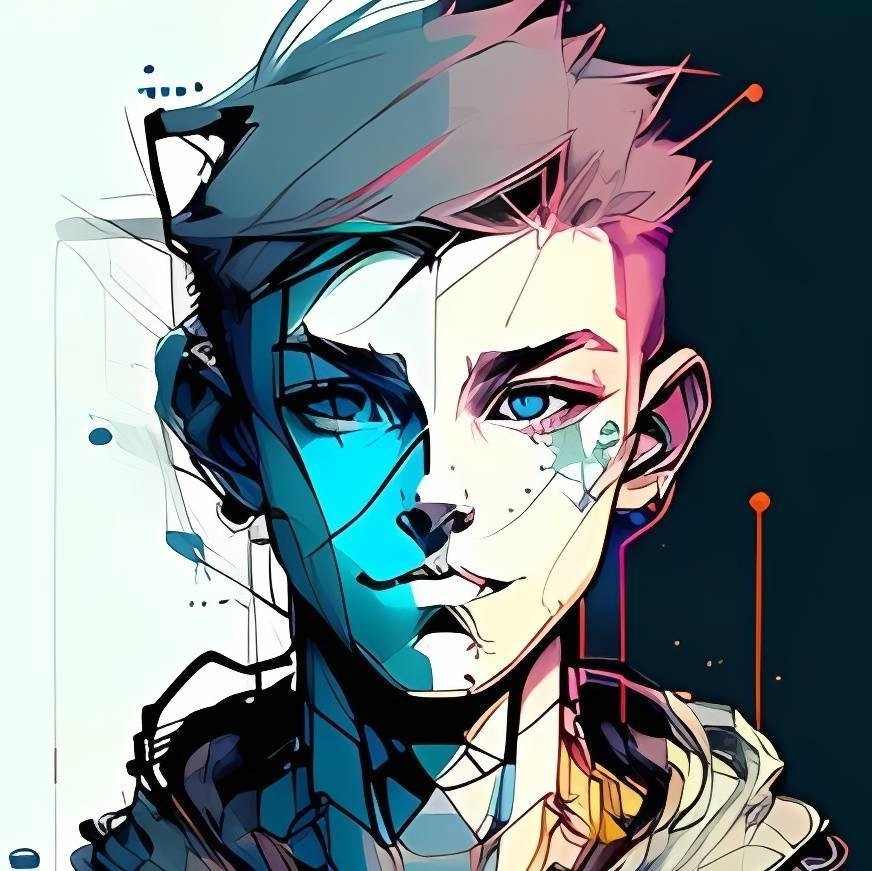
#> input picture data/images/1.jpg, 872 x 871 px, found by its file name
$ python c04.py
#> lines starting #> are read from the running program, lines starting #| are printed output that depends on the picture; after the words box and inside, x2 and y2 are one past the last pixel; in counts of white or black regions, pixels touching at a corner belong together
"""
图像处理
    更改颜色空间
    图像的几何变换
    图像阈值
    平滑图像
    形态转换
    图像梯度
    Canny边缘检测
    图像金字塔
    OpenCV中的轮廓
    OpenCV中的直方图
    OpenCV中的图像转换
    模板匹配
    霍夫线变换
    霍夫圆变换
    基于分水岭算法的图像分割
    基于GrabCut算法的交互式前景提取

"""
import cv2
import numpy as np

"""
 ████
▒▒███
 ▒███
 ▒███
 ▒███
 ▒███
 █████
▒▒▒▒▒
更改颜色空间
"""
#%%
"""
cv.cvtColor(input_image, flag)
两个最常使用的方法，
    BGR 到 Gray: cv.COLOR_BGR2GRAY
    BGR 到 HSV: cv.COLOR_BGR2HSV
"""
import cv2 as cv
# flags = [i for i in dir(cv) if i.startswith('COLOR_')]
# print( flags )

img = cv.imread('data/images/1.jpg')
#> img is the input picture: shape (871, 872, 3); mean B, G, R 135.6, 130.9, 117.8
img_gray = cv.cvtColor(img, cv.COLOR_RGB2GRAY)
img_hsv = cv.cvtColor(img, cv.COLOR_RGB2HSV_FULL)
#> img_hsv: shape (871, 872, 3); mean H, S, V 75.4, 112.6, 144.8

cv.imshow('img gray', img_gray)
cv.imshow('img hsv', img_hsv)
cv.waitKey(0)
cv.destroyAllWindows()

#%% 目标追踪
import cv2 as cv
import numpy as np
cap = cv.VideoCapture(0)

# 通过rbg值追踪hsv值
def get_mask(color):
    color_rgb = np.uint8([[[0, 0, 0]]])
    if color == 'blue':
        color_rgb = np.uint8([[[0, 0, 255]]])
    elif color == 'green':
        color_rgb = np.uint8([[[0, 255, 0]]])

    color_hsv = cv.cvtColor(color_rgb, cv.COLOR_RGB2HSV).reshape(-1)
    blue_mask = cv.inRange(hsv,
                           np.asarray([color_hsv[0] - 30, 100, 100]),
                           np.asarray([color_hsv[0] + 30, 255, 255]))
    return blue_mask

while(True):
    _, frame = cap.read()
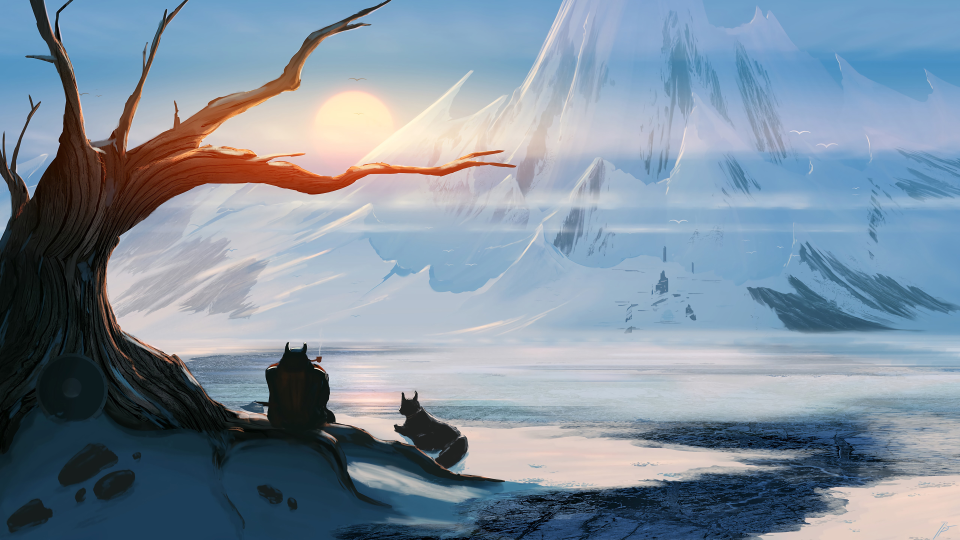
#> input picture chapter01-PIL/img01.png, 1920 x 1080 px, given in place of the camera (shown at 1/2 size)
#> frame is the input picture: shape (1080, 1920, 3); mean B, G, R 157.8, 142.7, 127
    # rgb转hsv
    hsv = cv.cvtColor(frame, cv.COLOR_BGR2HSV)
#> hsv: shape (1080, 1920, 3); mean H, S, V 90.4, 80.4, 164.4
    # define range of blue color in HSV
    # lower_blue = np.array([100,100,100])
    # upper_blue = np.array([130,255,255])
    # Threshold the HSV image to get only blue colors
    # blue_mask = cv.inRange(hsv, lower_blue, upper_blue)
    blue_mask = get_mask('blue')
#> in get_mask, `blue_mask = cv.inRange(hsv, np.asarray([color_hsv[0] - 30, 100, 100]),..`:
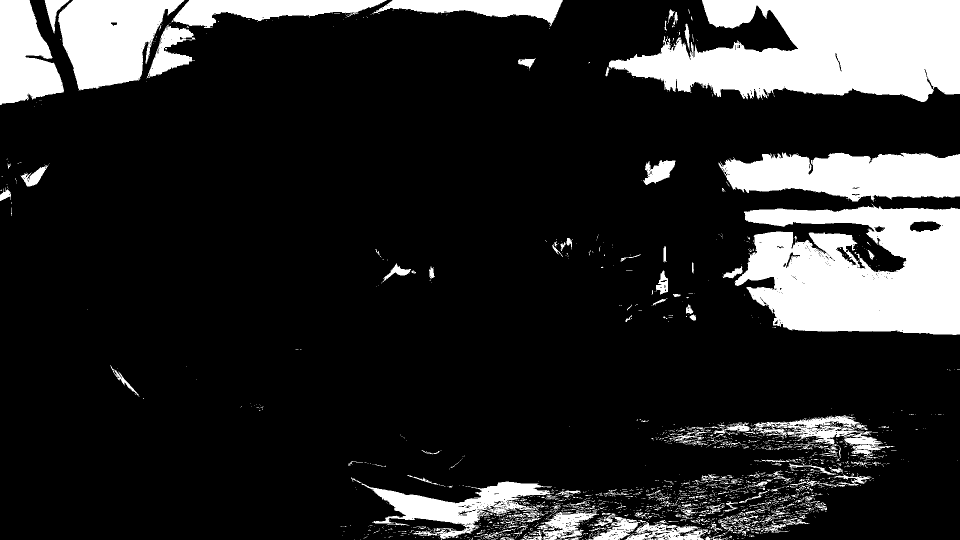
#> blue_mask: shape (1080, 1920) (shown at 1/2 size); 17.1% white; 2245 white regions (2019 under 20 px), largest, box (x1, y1, x2, y2) and area: (1217, 0, 1920, 204) 96403, (1469, 407, 1920, 670) 87605, (1437, 305, 1920, 403) 35058
    green_mask = get_mask('green')
#> in get_mask (call 2), `blue_mask = cv.inRange(hsv, np.asarray([color_hsv[0] - 30, 100, 100]),..`: blue_mask: shape (1080, 1920); every value is 0
    # Bitwise-AND mask and original image
    blue_res = cv.bitwise_and(frame, frame, mask=blue_mask)
    green_res = cv.bitwise_and(frame, frame, mask=green_mask)
#> green_res: shape (1080, 1920, 3); every value is 0

    cv.imshow('frame', frame)
    cv.imshow('blue mask', blue_mask)
    cv.imshow('blue res', blue_res)
    cv.imshow('green mask', green_mask)
    cv.imshow('green res', green_res)

    k = cv.waitKey(5) & 0xFF
#> (key Esc is pressed here)
    if k == 27:
        break
cv.destroyAllWindows()


#%%
"""
  ████████
 ███▒▒▒▒███
▒▒▒    ▒███
   ███████
  ███▒▒▒▒
 ███      █
▒██████████
▒▒▒▒▒▒▒▒▒▒

图像的几何变换
    如平移、旋转、仿射变换等。
"""

#%%
# 两个转换函数，
# cv.warpAffine 和 cv.warpPerspective，可以进行各种转换

import numpy as np
import cv2 as cv

img = cv.imread('data/images/1.jpg')
# interpolation :插值方法
# 对于下采样(图像上缩小)，最合适的插值方法是 cv.INTER_AREA
# 对于上采样(放大),最好的方法是 cv.INTER_CUBIC （速度较慢）和 cv.INTER_LINEAR (速度较快)。
# 默认情况下，所使用的插值方法都是 cv.INTER_AREA 。
# 下采样
res1 = cv.resize(img, None, fx=0.5, fy=0.5, interpolation=cv.INTER_AREA)
res2 = cv.resize(img, None, fx=2, fy=2, interpolation=cv.INTER_CUBIC)

cv.imshow('res1', res1)
cv.imshow('res2', res2)
cv.waitKey(0)
cv.destroyAllWindows()


#%% 平移变换
img = cv.imread('data/images/1.jpg')
rows,cols, _ = img.shape
#> rows = 871; cols = 872

"""
平移变换是物体位置的移动。如果知道 （x，y） 方向的偏移量，
假设为 (t_x,t_y)**，则可以创建如下转换矩阵 **M：

    M = [ 1 0 tx ]
        [ 0 1 ty ]
"""
M = np.float32([[1,0,100], [0,1,50]])
# cv.warpAffine 函数的第三个参数是输出图像的大小，其形式应为（宽度、高度）。
# 记住宽度=列数，高度=行数。
dst = cv.warpAffine(img, M, (cols, rows))

cv.imshow('dst', dst)
cv.waitKey(0)
cv.destroyAllWindows()

#%% 旋转
img = cv.imread('data/images/1.jpg')

rows,cols,_ = img.shape
# cols-1 and rows-1 are the coordinate limits.
M = cv.getRotationMatrix2D(((cols-1)/2.0,(rows-1)/2.0),45,1)
dst = cv.warpAffine(img,M,(cols,rows))

cv.imshow('dst', dst)
cv.waitKey(0)
cv.destroyAllWindows()

#%%
"""
  ████████
 ███▒▒▒▒███
▒▒▒    ▒███
   ██████▒
  ▒▒▒▒▒▒███
 ███   ▒███
▒▒████████
 ▒▒▒▒▒▒▒▒
图像阈值
"""
#%% 简单阈值法
"""
如果像素值大于阈值，则会被赋为一个值（可能为白色），否则会赋为另一个值（可能为黑色）。
使用的函数是 cv.threshold。
    第一个参数是源图像，它应该是灰度图像。
    第二个参数是阈值，用于对像素值进行分类。
    第三个参数是 maxval，它表示像素值大于（有时小于）阈值时要给定的值。
    opencv 提供了不同类型的阈值，由函数的第四个参数决定。类型有：
        cv.THRESH_BINARY
            二值化阈值处理：在对8位灰度图像进行二值化时，如果将阈值设定为127，那么：
                         所有大于127的像素点会被处理为255。其余值会被处理为0。
        cv.THRESH_BINARY_INV
            反二值化阈值处理：对于灰度值大于阈值的像素点，将其值设定为0。
                         对于灰度值小于或等于阈值的像素点，将其值设定为255。
        cv.THRESH_TRUNC
            截断阈值化处理：将图像中大于阈值的像素点的值设定为阈值，小于或等于该阈值的像素点的值保持不变
        cv.THRESH_TOZERO
            低阈值零处理：将图像中小于或等于阈值的像素点的值处理为0，大于阈值的像素点的值保持不变。
        cv.THRESH_TOZERO_INV
            超阈值零处理：超阈值零处理会将图像中大于阈值的像素点的值处理为0，小于或等于该阈值的像素点的值保持不变。
"""
import cv2 as cv
import numpy as np
from matplotlib import pyplot as plt

img = cv.imread('data/images/1.jpg', 0)
#> img: shape (871, 872); min 0, max 255, mean 127.6
_, thresh1 = cv.threshold(img, 127, 255, cv.THRESH_BINARY)
#> thresh1: shape (871, 872); 48% white; 488 white regions (384 under 20 px), largest, box (x1, y1, x2, y2) and area: (0, 0, 297, 871) 159706, (287, 0, 761, 694) 141431, (643, 710, 820, 871) 12425
_, thresh2 = cv.threshold(img, 127, 255, cv.THRESH_BINARY_INV)
_, thresh3 = cv.threshold(img, 127, 255, cv.THRESH_TRUNC)
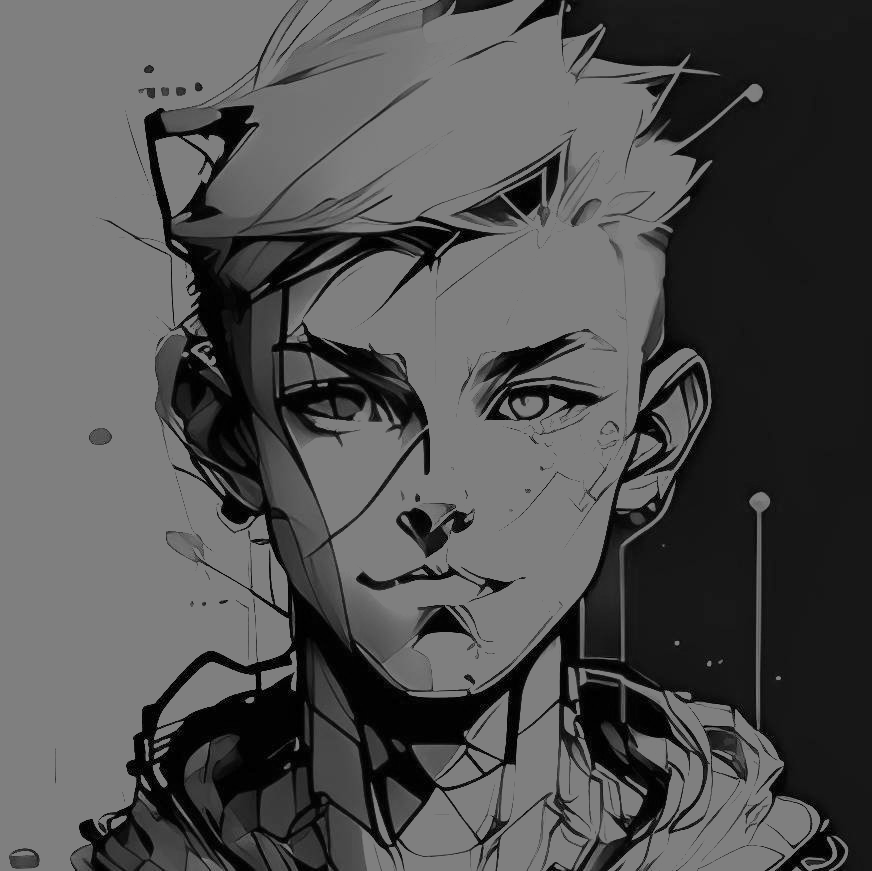
#> thresh3: shape (871, 872); min 0, max 127, mean 81.1
_, thresh4 = cv.threshold(img, 127, 255, cv.THRESH_TOZERO)
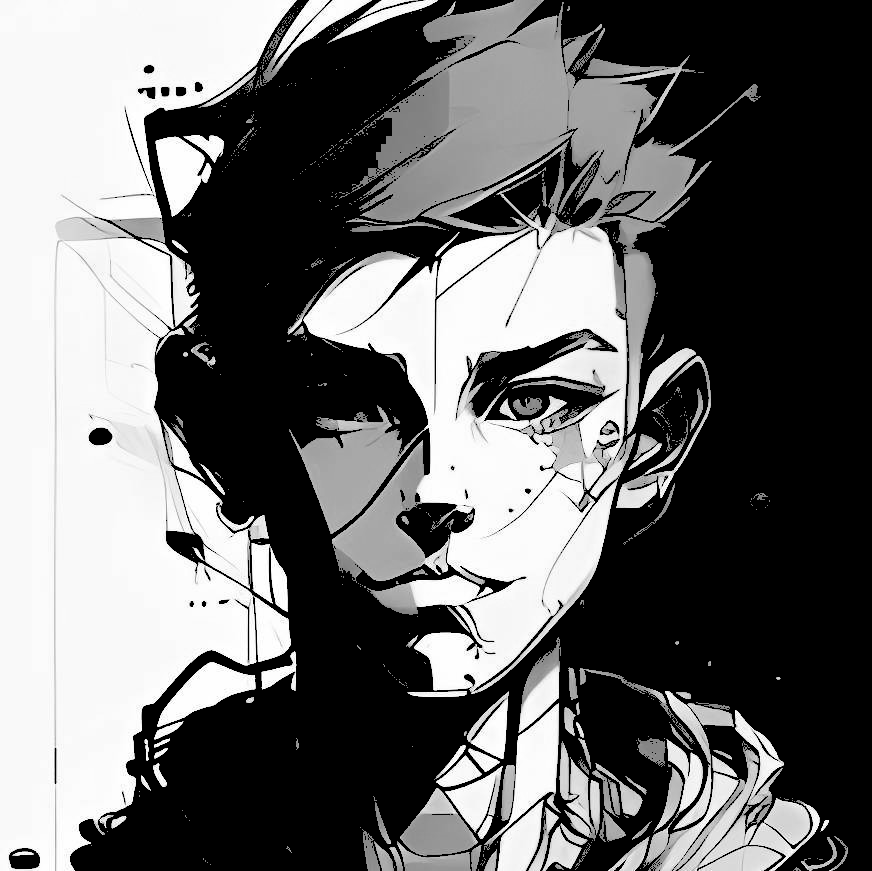
#> thresh4: shape (871, 872); min 0, max 255, mean 107.3
_, thresh5 = cv.threshold(img, 127, 255, cv.THRESH_TOZERO_INV)
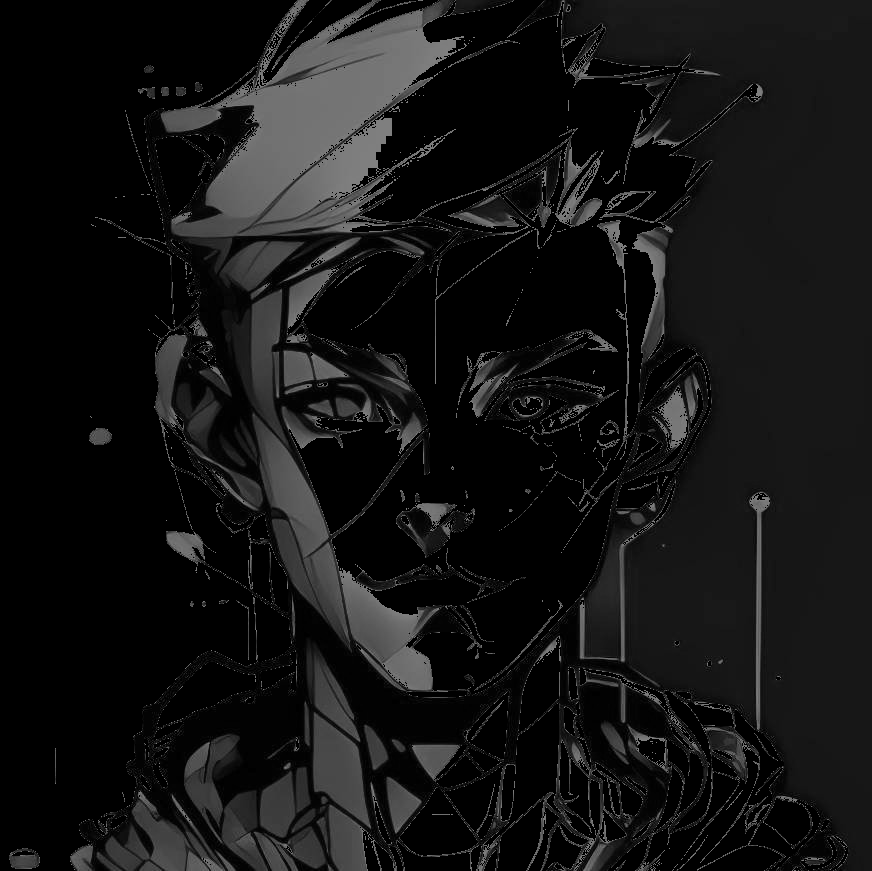
#> thresh5: shape (871, 872); min 0, max 127, mean 20.3

titles = ['Original', 'BINARY', 'BINARY_INV',
          'TRUNC', 'TOZERO', 'TOZERO_INV']

images = [img, thresh1, thresh2, thresh3, thresh4, thresh5]

for i in range(6):
    plt.subplot(2,3,i+1),
    plt.imshow(images[i], 'gray')
    plt.title(titles[i])
    plt.xticks([])
    plt.yticks([])

plt.show()

#%% 自适应阈值
"""
自适应阈值算法计算图像的一个小区域的阈值。
因此，我们得到了同一图像不同区域的不同阈值，对于不同光照下的图像，得到了更好的结果。

"""

import cv2 as cv
import numpy as np
from matplotlib import pyplot as plt

img = cv.imread('data/images/digital.jpg', 0)
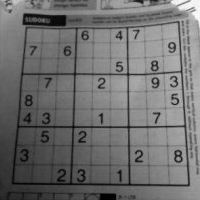
#> input picture data/images/digital.jpg, 200 x 200 px, found by its file name
#> img is the input picture: shape (200, 200); min 0, max 255, mean 111.3
# 使用中值滤波器模糊图像。
# 该函数使用中值滤波器平滑图像ksize × ksize光圈。
# 多通道图像的每个通道都是独立处理的。支持就地操作。
# img = cv.medianBlur(img, 5)

ret, th1 = cv.threshold(img, 127, 255, cv.THRESH_BINARY)
#> th1: shape (200, 200); 37.5% white; 61 white regions (44 under 20 px), largest, box (x1, y1, x2, y2) and area: (0, 0, 200, 200) 4898, (129, 73, 184, 126) 2458, (129, 23, 181, 74) 2160

th2 = cv.adaptiveThreshold(img, 255, cv.ADAPTIVE_THRESH_MEAN_C,
                           cv.THRESH_BINARY,11,2)
#> th2: shape (200, 200); 71.4% white; black in thin lines or dots
th3 = cv.adaptiveThreshold(img, 255, cv.ADAPTIVE_THRESH_GAUSSIAN_C,
                           cv.THRESH_BINARY,11,2)
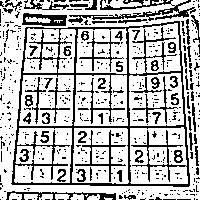
#> th3: shape (200, 200); 72.7% white; black in thin lines or dots
titles = ['Original Image', 'Global Thresholding (v = 127)',
            'Adaptive Mean Thresholding', 'Adaptive Gaussian Thresholding']

images = [img, th1, th2, th3]

for i in range(4):
    plt.subplot(2,2,i+1),plt.imshow(images[i], 'gray')
    plt.title(titles[i])
    plt.xticks([]), plt.yticks([])
plt.show()


#%%
"""
 █████ █████
▒▒███ ▒▒███
 ▒███  ▒███ █
 ▒███████████
 ▒▒▒▒▒▒▒███▒█
       ▒███▒
       █████
      ▒▒▒▒▒
平滑图像
"""

import numpy as np
import cv2 as cv
from matplotlib import pyplot as plt

img = cv.imread('data/images/opencv-logo.png')
kernel = np.ones((5,5),np.float32)/25
print(img)
#| None
print(kernel)

#> (the run stopped early here; a loop or call above may not have finished)
